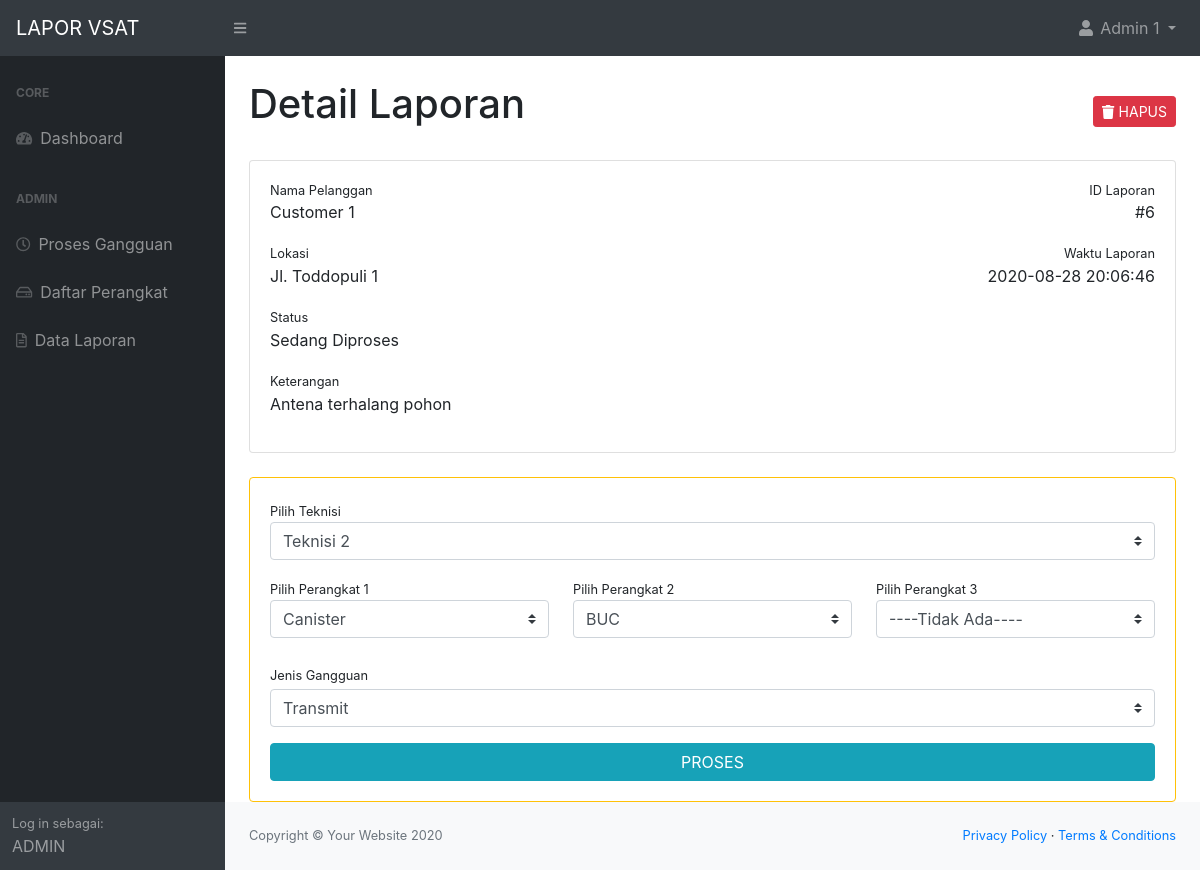
Screenshot of /detail.php?id=6 (signed in) with the database file from the repository.
### tables this page shows
CREATE TABLE `user` (
  `user_id` int(6) NOT NULL,
  `nama` varchar(50) NOT NULL,
  `email` varchar(50) NOT NULL,
  `hp` varchar(30) NOT NULL,
  `role` varchar(20) NOT NULL,
  `pass` varchar(50) NOT NULL,
  `telegram_id` varchar(30) NOT NULL
);

CREATE TABLE `report` (
  `report_id` int(10) NOT NULL,
  `customer_id` int(6) NOT NULL,
  `lokasi` varchar(100) NOT NULL,
  `keterangan` varchar(300) NOT NULL,
  `waktu_lapor` datetime NOT NULL,
  `stat` varchar(20) NOT NULL,
  `admin_id` int(6) NOT NULL DEFAULT 0,
  `jenis` varchar(100) DEFAULT NULL,
  `error_id` int(3) NOT NULL,
  `device_id` int(4) NOT NULL DEFAULT 0,
  `device2_id` int(6) NOT NULL DEFAULT 0,
  `device3_id` int(6) NOT NULL DEFAULT 0,
  `teknisi_id` int(11) NOT NULL DEFAULT 0,
  `tindakan` varchar(200) DEFAULT NULL,
  `sinyal` int(5) DEFAULT NULL,
  `terdampak` varchar(50) DEFAULT NULL,
  `gambar` varchar(50) DEFAULT NULL,
  `waktu_selesai` datetime DEFAULT NULL
);

CREATE TABLE `device` (
  `device_id` int(11) NOT NULL,
  `device_name` varchar(100) NOT NULL
);

### access/session.php (called while the page is built, shortened)
<?php
   include('db_access.php');
   if(!isset($_SESSION['login_email'])){
      header("location:login.php");
      die();
   }else{
      $email_check = $_SESSION['login_email'];
      $ses_sql = mysqli_query($conn,"select * from user where email = '".$email_check."'");
      $row = mysqli_fetch_array($ses_sql,MYSQLI_ASSOC);
      $nama_session = $row['nama'];
      $role_session = $row['role'];
   }
?>

### detail.php (the view, shortened to what this page needs)
<?php include('access/session.php');
if(!isset($_GET['id'])){
    header("location:index.php");
}else{
    if($role_session === 'admin'){
        $report_sql = mysqli_query($conn,"SELECT cust.nama as 'nama_cust', admin.nama as 'nama_admin' , report.*
        FROM user cust, user admin, report
        WHERE report.customer_id = cust.user_id AND
        (report.admin_id = admin.user_id OR report.admin_id = 0) AND
        report.report_id = '".$_GET['id']."' GROUP BY report_id");
    }
    $report = mysqli_fetch_array($report_sql,MYSQLI_ASSOC);
}
?>
<!DOCTYPE html>
<html lang="en">
    <head>
        <?php include('partials/head.php'); ?>
    </head>
    <body>
        <?php include('partials/topbar.php'); ?>
        <div id="layoutSidenav">
            <?php include('partials/sidebar.php'); ?>
            <div id="layoutSidenav_content">
                <main>
                    <div class="container-fluid">
                        <div class="row mt-4">
                            <div class="col-md-8">
                                <h1>Detail Laporan</h1>
                            </div>
                            <?php
                                if($role_session === 'admin'){
                                echo '<div class="col-md-4 text-md-right">
                                        <a href="access/delete_report.php?id='.$report['report_id'].'" class="btn btn-danger mt-3 btn-sm"><i class="fas fa-trash"></i> HAPUS</a>
                                    </div>';
                                }
                            ?>
                        </div>
                        <div class="card mt-4">
                            <div class="card-body">
                                <div class="d-flex w-100 justify-content-between">
                                    <small>Nama Pelanggan</small>
                                    <small>ID Laporan</small>
                                </div>
                                <div class="d-flex w-100 justify-content-between">
                                    <p><?php echo $report['nama_cust']; ?></p>
                                    <p>#<?php echo $report['report_id']; ?></p>
                                </div>
                                <div class="row">
                                    <div class="col-md-8">
                                        <small>Lokasi</small>
                                        <p><?php echo $report['lokasi']; ?></p>
                                    </div>
                                    <div class="col-md-4 text-md-right">
                                        <small>Waktu Laporan</small>
                                        <p><?php echo $report['waktu_lapor']; ?></p>
                                    </div>
                                </div>
                                <small>Status</small>
                                <p>
                                    <?php echo $report['stat'];?>
                                </p>
                                <small>Keterangan</small>
                                <p><?php echo $report['keterangan']; ?></p>
                            </div>
                        </div>
                        <?php
                            if($role_session == 'admin' && $report['stat'] != 'Selesai'){
                                echo '<div class="card border-warning mt-4">
                                        <div class="card-body">
                                            <div class="row">
                                                <div class="col-md-12 mb-3">
                                                    <small>Pilih Teknisi</small>
                                                    <select form="reportForm" name="teknisi" class="custom-select"> ';
                                $load = mysqli_query($conn, "SELECT * FROM user WHERE role = 'teknisi' ORDER BY user_id");
                                while ($row = mysqli_fetch_array($load)){
                                    echo '<option value="'.$row['user_id'].'"';
                                    if($report['teknisi_id'] == $row['user_id']){
                                        echo ' selected ';
                                    }
                                    echo '>'.$row['nama'].'</option>';
                                }
                                echo ' </select>
                                    </div>
                                    <div class="col-md-4 mb-3">
                                        <small>Pilih Perangkat 1</small>
                                        <select form="reportForm" name="device" class="custom-select">
                                        <option value="0">----Tidak Ada----</option>';
                                $load = mysqli_query($conn, "SELECT * FROM device ORDER BY device_name");
                                while ($row = mysqli_fetch_array($load)){
                                    echo '<option value="'.$row['device_id'].'"';
                                    if($report['device_id'] == $row['device_id']){
                                        echo ' selected ';
                                    }
                                    echo '>'.$row['device_name'].'</option>';
                                }
                                echo ' </select>
                                </div>
                                <div class="col-md-4 mb-3">
                                    <small>Pilih Perangkat 2</small>
                                    <select form="reportForm" name="device2" class="custom-select">
                                    <option value="0">----Tidak Ada----</option>';
                                $load = mysqli_query($conn, "SELECT * FROM device ORDER BY device_name");
                                while ($row = mysqli_fetch_array($load)){
                                    echo '<option value="'.$row['device_id'].'"';
                                    if($report['device2_id'] == $row['device_id']){
                                        echo ' selected ';
                                    }
                                    echo '>'.$row['device_name'].'</option>';
                                }
                                echo ' </select>
                                </div>
                                <div class="col-md-4 mb-3">
                                    <small>Pilih Perangkat 3</small>
                                    <select form="reportForm" name="device3" class="custom-select">
                                    <option value="0">----Tidak Ada----</option>';
                                echo '</select>
                                                </div>
                                            </div>
                                            <div class="row">
                                                <div class="col-md-12 mt-2">
                                                <form action="access/report_update.php" method="post" id="reportForm">
                                                    <input type="hidden" name="user_id" value="'.$id_session.'">
                                                    <input type="hidden" name="role" value="'.$role_session.'">
                                                    <input type="hidden" name="report_id" value="'.$report['report_id'].'">
                                                    <div class="form-group">
                                                        <label class="small mb-1" for="exampleFormControlTextarea1">Jenis Gangguan</label>
                                                        <select name="jenis" class="custom-select">
                                                        <option value="Transmit" ';
                                                        if($report['jenis'] == "Transmit") {echo 'selected';}
                                                        echo '>Transmit</option>
                                                        <option value="Receive" ';
                                                        if($report['jenis'] == "Receive") {echo 'selected';}
                                                        echo '>Receive</option>
                                                        <option value="Fisik" ';
                                                        if($report['jenis'] == "Fisik") {echo 'selected';}
                                                        echo '>Fisik</option>
                                                        </select>
                                                    </div>
                                                    <button type="submit" class="btn btn-info btn-block">PROSES</button>
                                                </form>
                                                </div>
                                            </div>
                                        </div>
                                    </div> ';
                            }
                        ?>
                    </div>
                </main>
                <?php include('partials/footer.php'); ?>
            </div>
        </div>
    </body>
</html>

### partials/topbar.php (shortened to what this page needs)
<nav class="sb-topnav navbar navbar-expand navbar-dark bg-dark">
    <a class="navbar-brand" href="index.php">LAPOR VSAT</a>
    <button class="btn btn-link btn-sm order-1 order-lg-0" id="sidebarToggle" href="#"><i class="fas fa-bars"></i></button>
    <ul class="navbar-nav ml-auto ml-md-0 ">
        <li class="nav-item dropdown">
            <a class="nav-link dropdown-toggle" id="userDropdown" href="#" role="button" data-toggle="dropdown" aria-haspopup="true" aria-expanded="false"><i class="fas fa-user fa-fw"></i> <?php echo $nama_session; ?> </a>
        </li>
    </ul>
</nav>

### partials/sidebar.php
<div id="layoutSidenav_nav">
    <nav class="sb-sidenav accordion sb-sidenav-dark" id="sidenavAccordion">
        <div class="sb-sidenav-menu">
            <div class="nav">
                <div class="sb-sidenav-menu-heading">Core</div>
                <a class="nav-link" href="index.php">
                    <div class="sb-nav-link-icon"><i class="fas fa-tachometer-alt"></i></div>
                    Dashboard
                </a>
                <?php
                    if($role_session == "customer"){
                        echo '<div class="sb-sidenav-menu-heading">Customer</div>
                        <a class="nav-link" href="lapor.php">
                            <div class="sb-nav-link-icon"><i class="fas fa-plus"></i></div>
                            Lapor Gangguan
                        </a>
                        <a class="nav-link" href="histori.php">
                            <div class="sb-nav-link-icon"><i class="far fa-file-alt"></i></div>
                            Histori
                        </a>';
                    }else if($role_session == "admin"){
                        echo '<div class="sb-sidenav-menu-heading">Admin</div>
                        <a class="nav-link" href="proses.php">
                            <div class="sb-nav-link-icon"><i class="far fa-clock"></i></div>
                            Proses Gangguan
                        </a>
                        <a class="nav-link" href="perangkat.php">
                            <div class="sb-nav-link-icon"><i class="far fa-hdd"></i></div>
                            Daftar Perangkat
                        </a>
                        <a class="nav-link" href="laporan.php">
                        <div class="sb-nav-link-icon"><i class="far fa-file-alt"></i></div>
                            Data Laporan
                        </a>';
                    }else if($role_session == "teknisi"){
                        echo '<div class="sb-sidenav-menu-heading">Teknisi</div>
                        <a class="nav-link" href="proses.php">
                            <div class="sb-nav-link-icon"><i class="far fa-file"></i></div>
                            Proses Gangguan
                        </a>
                        <a class="nav-link" href="laporan.php">
                            <div class="sb-nav-link-icon"><i class="far fa-file-alt"></i></div>
                            Data Laporan
                        </a>';
                    }else if($role_session == "superuser"){
                        echo '<div class="sb-sidenav-menu-heading">User</div>
                        <a class="nav-link" href="user.php">
                            <div class="sb-nav-link-icon"><i class="far fa-file"></i></div>
                            User
                        </a>';
                    }
                ?>
            </div>
        </div>
        <div class="sb-sidenav-footer">
            <div class="small">Log in sebagai:</div>
            <?php echo strtoupper($role_session); ?>
        </div>
    </nav>
</div>

### rows the page displays
user: nama "Admin 1", role "ADMIN"
user: nama "Customer 1", report.report_id "6", report.lokasi "Jl. Toddopuli 1", report.waktu_lapor "2020-08-28 20:06:46", report.stat "Sedang Diproses", report.keterangan "Antena terhalang pohon"
report: teknisi "Teknisi 2", device "Canister", device2 "BUC", jenis "Transmit"
